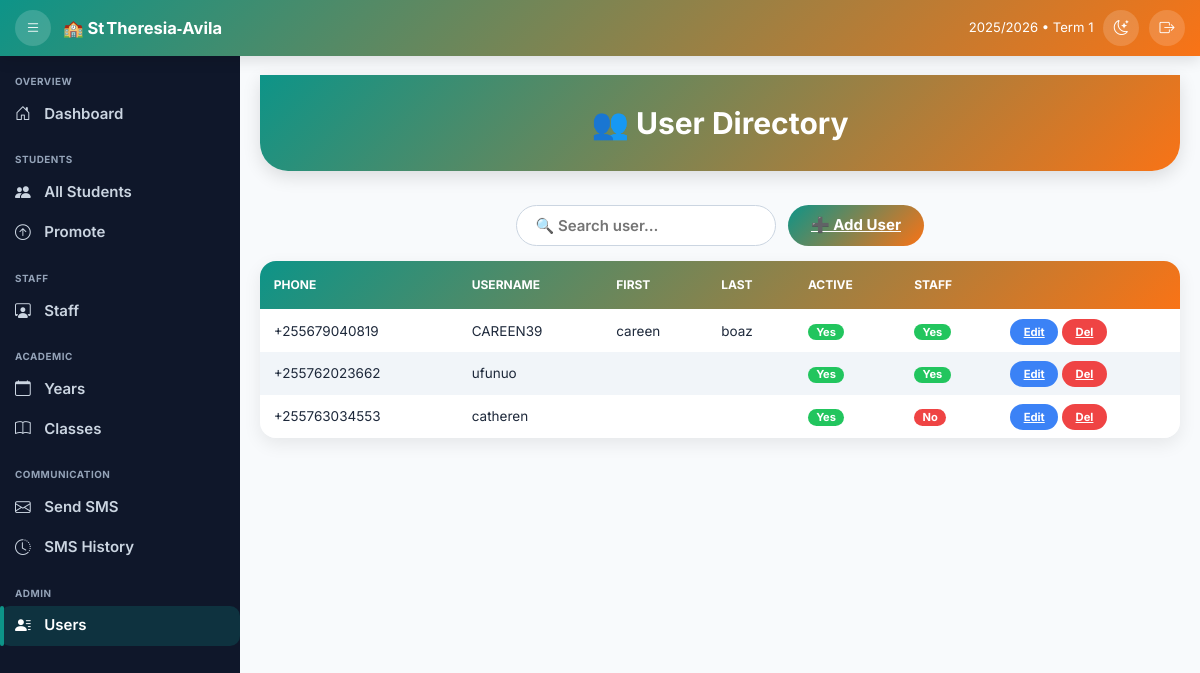
The page /accounts/users/ (signed in) on the database its author committed.
### accounts/models.py (models this page shows, shortened)
class CustomUser(AbstractUser):
    phone = models.CharField(
        max_length=13,
        unique=True,
        validators=[tz_phone_validator],
        verbose_name="Mobile Number"
    )
    email = None  # Remove email field
    groups = models.ManyToManyField(
        Group,
        verbose_name=_('groups'),
        blank=True,
        help_text=_('The groups this user belongs to. A user will get all permissions granted to each of their groups.'),
        related_name="custom_user_set",  # Custom related_name to avoid clash
        related_query_name="user",
    )
    user_permissions = models.ManyToManyField(
        Permission,
        verbose_name=_('user permissions'),
        blank=True,
        help_text=_('Specific permissions for this user.'),
        related_name="custom_user_set",  # Custom related_name to avoid clash
        related_query_name="user",
    )
    objects = CustomUserManager()
    USERNAME_FIELD = 'phone'
    REQUIRED_FIELDS = ['username']  # Username can still be used if needed, but phone is primary

### accounts/views.py (the view)
# urls.py: path('users/', UserListView.as_view(), name='user_list'),
@method_decorator(login_required, name="dispatch")
class UserListView(ListView):
    model = CustomUser
    template_name = "accounts/user_list.html"
    context_object_name = "users"
    ordering = ["phone"]
    paginate_by = 20
    def get_context_data(self, **kwargs):
        ctx = super().get_context_data(**kwargs)
        ctx.update(
            {
                "current_session": "2025/2026",
                "current_term": "Term 1",
                "notification_count": 0,
                "total_users": CustomUser.objects.count(),
                "active_users": CustomUser.objects.filter(is_active=True).count(),
            }
        )
        logger.debug("User list context prepared (%s total)", ctx["total_users"])
        return ctx

### accounts/templates/accounts/user_list.html (shortened to what this page needs)
{% extends "school/base.html" %}
{% block content %}
<div class="hero">
  <h2 class="fw-bold mb-0">👥 User Directory</h2>
</div>
<div class="controls">
  <input type="text" id="searchBox" class="search-box" placeholder="🔍 Search user…">
  <a href="{% url 'register' %}" class="btn-add">➕ Add User</a>
</div>
<div class="table-wrap">
  <table id="userTable">
    <thead><tr>
      <th>Phone</th><th>Username</th><th>First</th><th>Last</th>
      <th>Active</th><th>Staff</th><th></th></tr></thead>
    <tbody>
      {% for u in users %}
      <tr data-search="{{ u.phone }} {{ u.username }} {{ u.first_name }} {{ u.last_name }}">
        <td>{{ u.phone }}</td>
        <td>{{ u.username }}</td>
        <td>{{ u.first_name }}</td>
        <td>{{ u.last_name }}</td>
        <td><span class="badge {% if u.is_active %}badge-yes{% else %}badge-no{% endif %}">
          {% if u.is_active %}Yes{% else %}No{% endif %}</span></td>
        <td><span class="badge {% if u.is_staff %}badge-yes{% else %}badge-no{% endif %}">
          {% if u.is_staff %}Yes{% else %}No{% endif %}</span></td>
        <td>
          <a href="{% url 'user_update' u.pk %}" class="btn-act btn-edit">Edit</a>
          <a href="{% url 'user_delete' u.pk %}" class="btn-act btn-del">Del</a>
        </td>
      </tr>
      {% empty %}
      <tr><td colspan="7" class="text-center py-3">No users found.</td></tr>
      {% endfor %}
    </tbody>
  </table>
</div>
{% endblock %}

### school/templates/school/base.html (style rules this page uses)
:root { --pri:#0d9488; --sec:#f97316; --light:#f8fafc; --dark:#0f172a; --txt:#1e293b; --txt-d:#e2e8f0; --sidebar:240px; --sidebar-sm:74px; --topbar:56px; --radius:12px; --shadow:0 4px 14px rgba(0,0,0,.12); }
* { box-sizing:border-box;scrollbar-width:thin }
html,body { margin:0;height:100%;font-family:Inter,sans-serif;font-size:15px; background:var(--light);color:var(--txt) }

### accounts/templates/accounts/user_list.html (style rules this page uses)
.hero { background:linear-gradient(135deg,var(--pri),var(--sec)); color:#fff;padding:2rem 1.6rem;border-radius:0 0 28px 28px; box-shadow:0 6px 18px rgba(0,0,0,.12);text-align:center;margin-bottom:2.3rem }
.controls { display:flex;flex-wrap:wrap;gap:.8rem;justify-content:center;margin-bottom:1rem }
.search-box { border-radius:9999px;border:1px solid #cbd5e1;padding:.55rem 1.2rem;font-weight:600;width:260px }
.btn-add { border:none;border-radius:9999px;padding:.6rem 1.5rem;font-weight:700;color:#fff; background:linear-gradient(135deg,var(--pri),var(--sec));transition:transform .25s,box-shadow .25s }
.table-wrap { overflow-x:auto;border-radius:16px;box-shadow:0 6px 18px rgba(0,0,0,.08) }
table { width:100%;border-collapse:separate;border-spacing:0;background:#fff;min-width:720px }
thead { background:linear-gradient(135deg,var(--pri),var(--sec));color:#fff }
thead th { padding:1rem .9rem;font-size:.8rem;font-weight:700;text-transform:uppercase }
td { padding:.75rem .9rem;white-space:nowrap;font-size:.9rem }
tbody tr:nth-child(even) { background:#f1f5f9 }
.badge { font-size:.74rem;padding:.18rem .55rem;border-radius:9999px }
.badge-yes { background:#22c55e;color:#fff }
.badge-no { background:#ef4444;color:#fff }
.btn-act { border:none;border-radius:9999px;padding:.4rem .9rem;font-size:.75rem;font-weight:700;color:#fff }
.btn-edit { background:#3b82f6 }
.btn-del { background:#ef4444 }

### rows shown on the page
CustomUser: phone "+255679040819", username "CAREEN39", first_name "careen", last_name "boaz", is_active "Yes", is_staff "Yes"
CustomUser: phone "+255762023662", username "ufunuo", is_active "Yes", is_staff "Yes"
CustomUser: phone "+255763034553", username "catheren", is_active "Yes", is_staff "No"

### other values the page prints
{{ current_session|default:"2025/2026" }} "2025/2026"
{{ current_term|default:"Term 1" }} "Term 1"
